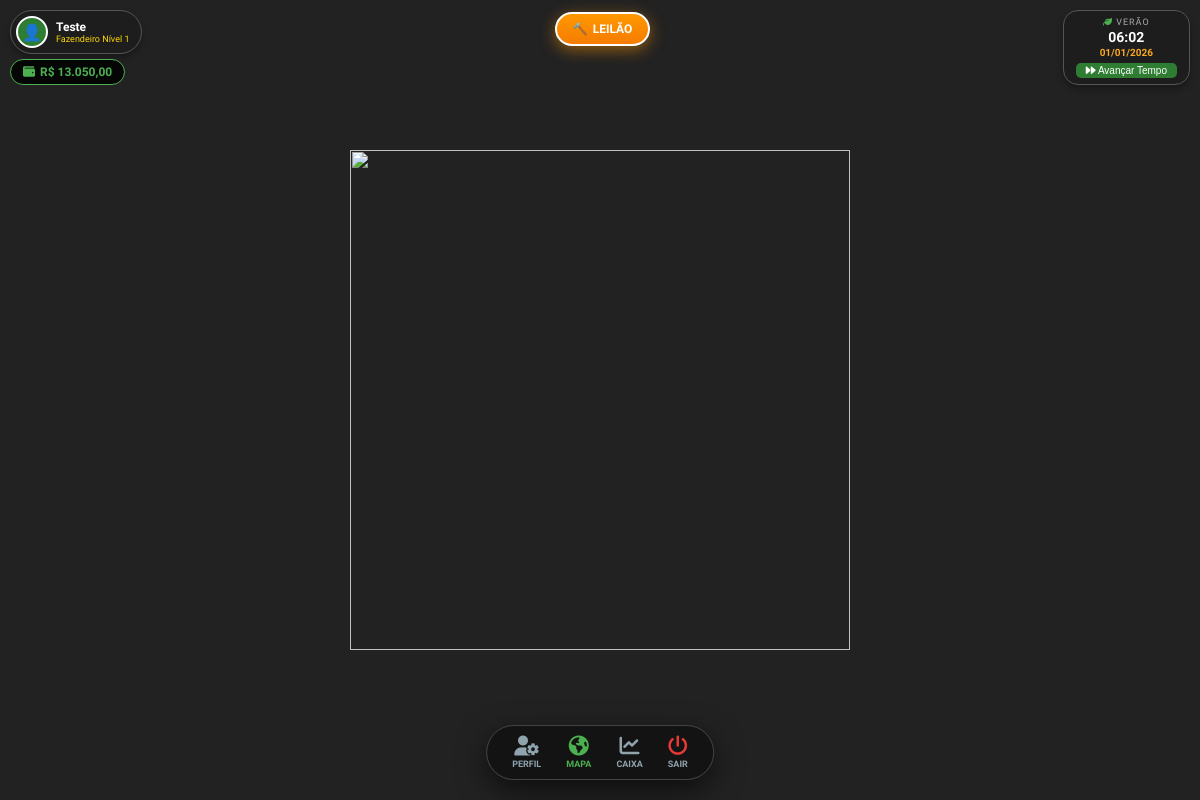
The app's page /mapa (signed in) with its own data.
### database.py (models this page shows)
class Jogador(db.Model):
    __tablename__ = 'jogadores'
    id = db.Column(db.Integer, primary_key=True)
    username = db.Column(db.String(50), unique=True, nullable=False)
    email = db.Column(db.String(120), nullable=True)
    senha_hash = db.Column(db.String(128), nullable=False)
    saldo = db.Column(db.Float, default=1000.0)
    nivel = db.Column(db.Integer, default=1)
    hora = db.Column(db.Integer, default=6)
    dia = db.Column(db.Integer, default=1)
    mes = db.Column(db.Integer, default=1)
    ano = db.Column(db.Integer, default=2026)
    is_admin = db.Column(db.Boolean, default=False)
    ultima_acao = db.Column(db.DateTime, default=datetime.utcnow)
    propriedades = db.relationship('Propriedade', backref='dono', lazy=True)

### app.py (the view)
@app.route('/mapa')
def mapa():
    if 'usuario' not in session:
        return redirect(url_for('login'))
    jogador_atual = Jogador.query.filter_by(username=session['usuario']).first()
    return render_template('mapa.html', jogador=jogador_atual)

### templates/mapa.html (shortened to what this page needs)
<!DOCTYPE html>
<html lang="pt-BR">
<head>
    <link rel="stylesheet" href="https://unpkg.com/leaflet@1.9.4/dist/leaflet.css"/>
    <link rel="stylesheet" href="https://cdnjs.cloudflare.com/ajax/libs/font-awesome/6.4.0/css/all.min.css">
    <link rel="stylesheet" href="{{ url_for('static', filename='css/mapa.css') }}">
</head>
<body>
    <div id="alertas-container" class="alertas-topo">
    </div>
    <div id="map"></div>
    <div class="ui-layer">
        <div class="topo-ui">
            <div class="perfil-box">
                <a href="/perfil" class="perfil-btn">
                    <div class="perfil-icone">{% if jogador.is_admin %}👑{% else %}👤{% endif %}</div>
                    <div class="perfil-textos">
                        <div class="nome-jogador">{{ jogador.username }}</div>
                        <div class="titulo-jogador">{% if jogador.is_admin %}Dono do Jogo{% else %}Fazendeiro Nível {{ jogador.nivel }}{% endif %}</div>
                    </div>
                </a>
                <div class="carteira-box">
                    <i class="fas fa-wallet"></i> R$ {{ "{:,.2f}".format(jogador.saldo).replace(',','v').replace('.',',').replace('v','.') }}
                </div>
            </div>
            <a href="/mercado" class="leilao-btn">
                <span>🔨</span> LEILÃO
            </a>
        <div style="background: rgba(30, 30, 30, 0.95); padding: 6px 12px; border-radius: 15px; text-align: center; color: white; border: 1px solid #555; pointer-events: auto; box-shadow: 0 4px 6px rgba(0,0,0,0.3); min-width: 90px;">
        <div id="estacao-jogo" style="font-size: 9px; color: #aaa; text-transform: uppercase; letter-spacing: 1px; margin-bottom: 2px;">
    </div>
    <div id="relogio-real" style="font-size: 14px; font-weight: 900; color: #fff; margin-bottom: 2px;">
    </div>
    <div id="data-jogo" style="font-weight: bold; font-size: 10px; display: flex; align-items: center; justify-content: center; gap: 5px; color: #f9a825;">
    </div>
    <button onclick="document.getElementById('modal-tempo').style.display='flex'" style="margin-top:5px; background: #2e7d32; color: white; border: none; padding: 2px 10px; border-radius: 5px; font-size: 10px; cursor: pointer;">
        <i class="fas fa-forward"></i> Avançar Tempo
    </button>
</div>
        </div>
        <div class="bottom-dock pointer-events-auto">
            <div class="dock-item" onclick="window.location.href='/perfil'"><i class="fas fa-user-cog"></i><span>Perfil</span></div>
            <div class="dock-item active"><i class="fas fa-globe-americas"></i><span>Mapa</span></div>
            <div class="dock-item" onclick="window.location.href='/financeiro'"><i class="fas fa-chart-line"></i><span>Caixa</span></div>
            <div class="dock-item" onclick="window.location.href='/sair'"><i class="fas fa-power-off" style="color:#e53935"></i><span>Sair</span></div>
        </div>
    </div>
</body>
</html>

### static/css/mapa.css (style rules this page uses)
* { box-sizing: border-box; user-select: none; }
body { margin: 0; background: #222; font-family: 'Exo 2', sans-serif; overflow: hidden; }
#map { width: 100vw; height: 100vh; background: #222; z-index: 1; }
.alertas-topo { padding: 10px; position: fixed; top: 10px; left: 0; width: 100%; z-index: 9999; }
.ui-layer { position: fixed; top: 0; left: 0; width: 100%; height: 100%; pointer-events: none; z-index: 2000; }
.pointer-events-auto { pointer-events: auto; }
.topo-ui { position: absolute; top: 0; left: 0; width: 100%; padding: 10px; display: flex; justify-content: space-between; align-items: flex-start; box-sizing: border-box; pointer-events: none; }
.perfil-box { display: flex; flex-direction: column; gap: 5px; max-width: 35%; }
.perfil-btn { background: rgba(30, 30, 30, 0.95); padding: 5px 12px 5px 5px; border-radius: 30px; display: flex; align-items: center; gap: 8px; text-decoration: none; color: white; border: 1px solid #555; pointer-events: auto; box-shadow: 0 4px 6px rgba(0,0,0,0.3); }
.perfil-icone { width: 32px; height: 32px; background: #2e7d32; border-radius: 50%; display: flex; align-items: center; justify-content: center; font-size: 16px; border: 2px solid #fff; }
.nome-jogador { font-weight: bold; font-size: 12px; white-space: nowrap; overflow: hidden; text-overflow: ellipsis; }
.titulo-jogador { font-size: 9px; color: #FFD700; }
.carteira-box { background: rgba(0, 0, 0, 0.85); padding: 5px 12px; border-radius: 20px; color: #4caf50; font-weight: bold; font-size: 12px; border: 1px solid #4caf50; pointer-events: auto; display: inline-flex; align-items: center; gap: 5px; width: fit-content; }
.leilao-btn { background: linear-gradient(180deg, #FF9800, #F57C00); color: white; padding: 8px 16px; border-radius: 20px; text-decoration: none; font-weight: bold; font-size: 12px; border: 2px solid white; box-shadow: 0 4px 15px rgba(255, 152, 0, 0.5); pointer-events: auto; display: flex; align-items: center; gap: 5px; transform: translateY(2px); margin: 0 5px; }
.bottom-dock { position: absolute; bottom: 20px; left: 50%; transform: translateX(-50%); background: rgba(20, 20, 20, 0.95); padding: 10px 25px; border-radius: 30px; display: flex; gap: 25px; border: 1px solid #444; box-shadow: 0 10px 30px rgba(0,0,0,0.6); }
.dock-item { text-align: center; color: #90a4ae; cursor: pointer; display: flex; flex-direction: column; align-items: center; }
.dock-item i { font-size: 20px; margin-bottom: 3px; }
.dock-item span { font-size: 9px; font-weight: 700; text-transform: uppercase; }
.dock-item.active { color: #4caf50; }

### records on screen
Jogador: username "Teste", nivel "1", saldo "13.050,00"
